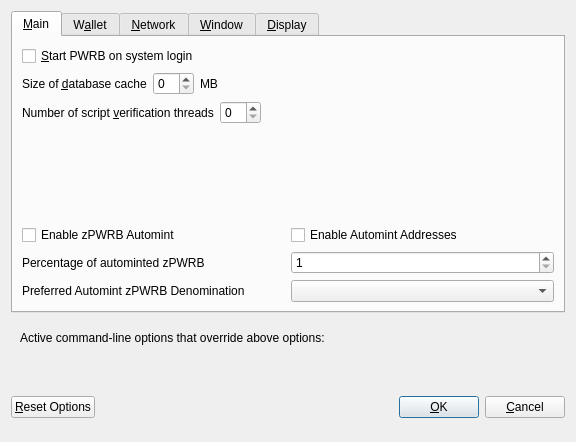
<?xml version="1.0" encoding="UTF-8"?>
<ui version="4.0">
 <class>OptionsDialog</class>
 <widget class="QDialog" name="OptionsDialog">
  <property name="geometry">
   <rect>
    <x>0</x>
    <y>0</y>
    <width>576</width>
    <height>442</height>
   </rect>
  </property>
  <property name="windowTitle">
   <string>Options</string>
  </property>
  <property name="modal">
   <bool>true</bool>
  </property>
  <layout class="QVBoxLayout" name="verticalLayout">
   <item>
    <widget class="QTabWidget" name="tabWidget">
     <property name="currentIndex">
      <number>0</number>
     </property>
     <widget class="QWidget" name="tabMain">
      <attribute name="title">
       <string>&amp;Main</string>
      </attribute>
      <layout class="QVBoxLayout" name="verticalLayout_Main">
       <item>
        <widget class="QCheckBox" name="bitcoinAtStartup">
         <property name="toolTip">
          <string>Automatically start PWRB after logging in to the system.</string>
         </property>
         <property name="text">
          <string>&amp;Start PWRB on system login</string>
         </property>
        </widget>
       </item>
       <item>
        <layout class="QHBoxLayout" name="horizontalLayout_2_Main">
         <item>
          <widget class="QLabel" name="databaseCacheLabel">
           <property name="text">
            <string>Size of &amp;database cache</string>
           </property>
           <property name="textFormat">
            <enum>Qt::PlainText</enum>
           </property>
           <property name="buddy">
            <cstring>databaseCache</cstring>
           </property>
          </widget>
         </item>
         <item>
          <widget class="QSpinBox" name="databaseCache"/>
         </item>
         <item>
          <widget class="QLabel" name="databaseCacheUnitLabel">
           <property name="text">
            <string>MB</string>
           </property>
           <property name="textFormat">
            <enum>Qt::PlainText</enum>
           </property>
          </widget>
         </item>
         <item>
          <spacer name="horizontalSpacer_2_Main">
           <property name="orientation">
            <enum>Qt::Horizontal</enum>
           </property>
           <property name="sizeHint" stdset="0">
            <size>
             <width>40</width>
             <height>20</height>
            </size>
           </property>
          </spacer>
         </item>
        </layout>
       </item>
       <item>
        <layout class="QHBoxLayout" name="horizontalLayout_3_Main">
         <item>
          <widget class="QLabel" name="threadsScriptVerifLabel">
           <property name="text">
            <string>Number of script &amp;verification threads</string>
           </property>
           <property name="textFormat">
            <enum>Qt::PlainText</enum>
           </property>
           <property name="buddy">
            <cstring>threadsScriptVerif</cstring>
           </property>
          </widget>
         </item>
         <item>
          <widget class="QSpinBox" name="threadsScriptVerif">
           <property name="toolTip">
            <string>(0 = auto, &lt;0 = leave that many cores free)</string>
           </property>
          </widget>
         </item>
         <item>
          <spacer name="horizontalSpacer_3_Main">
           <property name="orientation">
            <enum>Qt::Horizontal</enum>
           </property>
           <property name="sizeHint" stdset="0">
            <size>
             <width>40</width>
             <height>20</height>
            </size>
           </property>
          </spacer>
         </item>
        </layout>
       </item>
       <item>
        <spacer name="verticalSpacer_2">
         <property name="orientation">
          <enum>Qt::Vertical</enum>
         </property>
         <property name="sizeHint" stdset="0">
          <size>
           <width>20</width>
           <height>40</height>
          </size>
         </property>
        </spacer>
       </item>
       <item>
        <widget class="QWidget" name="verticalZpwrbOptionsWidget" native="true">
         <layout class="QVBoxLayout" name="verticalZpwrbOptionsLayout">
          <property name="margin">
           <number>0</number>
          </property>
          <item>
           <layout class="QHBoxLayout" name="horizontalAutomintingLayout">
            <item>
             <widget class="QCheckBox" name="checkBoxZeromintEnable">
              <property name="toolTip">
               <string>Enable automatic minting of PWRB units to zPWRB</string>
              </property>
              <property name="layoutDirection">
               <enum>Qt::LeftToRight</enum>
              </property>
              <property name="text">
               <string>Enable zPWRB Automint</string>
              </property>
             </widget>
            </item>
            <item>
             <widget class="QCheckBox" name="checkBoxZeromintAddresses">
              <property name="toolTip">
               <string>Enable automatic zPWRB minting from specific addresses</string>
              </property>
              <property name="layoutDirection">
               <enum>Qt::LeftToRight</enum>
              </property>
              <property name="text">
               <string>Enable Automint Addresses</string>
              </property>
             </widget>
            </item>
           </layout>
          </item>
          <item>
           <layout class="QHBoxLayout" name="horizontalZmintPercentageLayout">
            <item>
             <widget class="QLabel" name="percentage_label">
              <property name="toolTip">
               <string>Percentage of incoming PWRB which get automatically converted to zPWRB via Zerocoin Protocol (min: 10%)</string>
              </property>
              <property name="text">
               <string>Percentage of autominted zPWRB</string>
              </property>
             </widget>
            </item>
            <item>
             <widget class="QSpinBox" name="zeromintPercentage">
              <property name="minimum">
               <number>1</number>
              </property>
              <property name="maximum">
               <number>100</number>
              </property>
             </widget>
            </item>
           </layout>
          </item>
          <item>
           <layout class="QHBoxLayout" name="horizontalLayout" stretch="0,0">
            <property name="sizeConstraint">
             <enum>QLayout::SetFixedSize</enum>
            </property>
            <item>
             <widget class="QLabel" name="labelPreferredDenom">
              <property name="maximumSize">
               <size>
                <width>16777215</width>
                <height>16777215</height>
               </size>
              </property>
              <property name="toolTip">
               <string>Wait with automatic conversion to Zerocoin until enough PWRB for this denomination is available</string>
              </property>
              <property name="text">
               <string>Preferred Automint zPWRB Denomination</string>
              </property>
             </widget>
            </item>
            <item>
             <widget class="QComboBox" name="preferredDenom">
              <property name="maximumSize">
               <size>
                <width>16777215</width>
                <height>27</height>
               </size>
              </property>
              <property name="toolTip">
               <string>Wait with automatic conversion to Zerocoin until enough PWRB for this denomination is available</string>
              </property>
              <property name="maxVisibleItems">
               <number>9</number>
              </property>
              <property name="maxCount">
               <number>9</number>
              </property>
             </widget>
            </item>
           </layout>
          </item>
         </layout>
        </widget>
       </item>
      </layout>
     </widget>
     <widget class="QWidget" name="tabWallet">
      <attribute name="title">
       <string>W&amp;allet</string>
      </attribute>
      <layout class="QVBoxLayout" name="verticalLayout_Wallet">
       <item>
        <layout class="QHBoxLayout" name="horizontalLayout_2_Wallet">
         <item>
          <widget class="QLabel" name="labelStakeSplitThresholdText">
           <property name="text">
            <string>Stake split threshold:</string>
           </property>
          </widget>
         </item>
         <item>
          <widget class="QSpinBox" name="spinBoxStakeSplitThreshold">
           <property name="minimum">
            <number>1</number>
           </property>
           <property name="maximum">
            <number>999999</number>
           </property>
          </widget>
         </item>
        </layout>
       </item>
       <item>
        <widget class="QGroupBox" name="groupBox">
         <property name="title">
          <string>Expert</string>
         </property>
         <layout class="QVBoxLayout" name="verticalLayout_2">
          <item>
           <widget class="QCheckBox" name="coinControlFeatures">
            <property name="toolTip">
             <string>Whether to show coin control features or not.</string>
            </property>
            <property name="text">
             <string>Enable coin &amp;control features</string>
            </property>
           </widget>
          </item>
          <item>
           <widget class="QCheckBox" name="showMasternodesTab">
            <property name="toolTip">
             <string>Show additional tab listing all your masternodes in first sub-tab&lt;br/&gt;and all masternodes on the network in second sub-tab.</string>
            </property>
            <property name="text">
             <string>Show Masternodes Tab</string>
            </property>
           </widget>
          </item>
          <item>
           <widget class="QCheckBox" name="spendZeroConfChange">
            <property name="toolTip">
             <string>If you disable the spending of unconfirmed change, the change from a transaction&lt;br/&gt;cannot be used until that transaction has at least one confirmation.&lt;br/&gt;This also affects how your balance is computed.</string>
            </property>
            <property name="text">
             <string>&amp;Spend unconfirmed change</string>
            </property>
           </widget>
          </item>
         </layout>
        </widget>
       </item>
       <item>
        <spacer name="verticalSpacer_Wallet">
         <property name="orientation">
          <enum>Qt::Vertical</enum>
         </property>
         <property name="sizeHint" stdset="0">
          <size>
           <width>20</width>
           <height>40</height>
          </size>
         </property>
        </spacer>
       </item>
      </layout>
     </widget>
     <widget class="QWidget" name="tabNetwork">
      <attribute name="title">
       <string>&amp;Network</string>
      </attribute>
      <layout class="QVBoxLayout" name="verticalLayout_Network">
       <item>
        <widget class="QCheckBox" name="mapPortUpnp">
         <property name="toolTip">
          <string>Automatically open the PWRB client port on the router. This only works when your router supports UPnP and it is enabled.</string>
         </property>
         <property name="text">
          <string>Map port using &amp;UPnP</string>
         </property>
        </widget>
       </item>
       <item>
        <widget class="QCheckBox" name="allowIncoming">
         <property name="toolTip">
          <string>Accept connections from outside</string>
         </property>
         <property name="text">
          <string>Allow incoming connections</string>
         </property>
        </widget>
       </item>
       <item>
        <widget class="QCheckBox" name="connectSocks">
         <property name="toolTip">
          <string>Connect to the PWRB network through a SOCKS5 proxy.</string>
         </property>
         <property name="text">
          <string>&amp;Connect through SOCKS5 proxy (default proxy):</string>
         </property>
        </widget>
       </item>
       <item>
        <layout class="QHBoxLayout" name="horizontalLayout_1_Network">
         <item>
          <widget class="QLabel" name="proxyIpLabel">
           <property name="text">
            <string>Proxy &amp;IP:</string>
           </property>
           <property name="textFormat">
            <enum>Qt::PlainText</enum>
           </property>
           <property name="buddy">
            <cstring>proxyIp</cstring>
           </property>
          </widget>
         </item>
         <item>
          <widget class="QValidatedLineEdit" name="proxyIp">
           <property name="minimumSize">
            <size>
             <width>140</width>
             <height>0</height>
            </size>
           </property>
           <property name="maximumSize">
            <size>
             <width>140</width>
             <height>16777215</height>
            </size>
           </property>
           <property name="toolTip">
            <string>IP address of the proxy (e.g. IPv4: 127.0.0.1 / IPv6: ::1)</string>
           </property>
          </widget>
         </item>
         <item>
          <widget class="QLabel" name="proxyPortLabel">
           <property name="text">
            <string>&amp;Port:</string>
           </property>
           <property name="textFormat">
            <enum>Qt::PlainText</enum>
           </property>
           <property name="buddy">
            <cstring>proxyPort</cstring>
           </property>
          </widget>
         </item>
         <item>
          <widget class="QLineEdit" name="proxyPort">
           <property name="minimumSize">
            <size>
             <width>55</width>
             <height>0</height>
            </size>
           </property>
           <property name="maximumSize">
            <size>
             <width>55</width>
             <height>16777215</height>
            </size>
           </property>
           <property name="toolTip">
            <string>Port of the proxy (e.g. 9050)</string>
           </property>
          </widget>
         </item>
         <item>
          <spacer name="horizontalSpacer_1_Network">
           <property name="orientation">
            <enum>Qt::Horizontal</enum>
           </property>
           <property name="sizeHint" stdset="0">
            <size>
             <width>40</width>
             <height>20</height>
            </size>
           </property>
          </spacer>
         </item>
        </layout>
       </item>
       <item>
        <spacer name="verticalSpacer_Network">
         <property name="orientation">
          <enum>Qt::Vertical</enum>
         </property>
         <property name="sizeHint" stdset="0">
          <size>
           <width>20</width>
           <height>40</height>
          </size>
         </property>
        </spacer>
       </item>
      </layout>
     </widget>
     <widget class="QWidget" name="tabWindow">
      <attribute name="title">
       <string>&amp;Window</string>
      </attribute>
      <layout class="QVBoxLayout" name="verticalLayout_Window">
       <item>
        <widget class="QCheckBox" name="minimizeToTray">
         <property name="toolTip">
          <string>Show only a tray icon after minimizing the window.</string>
         </property>
         <property name="text">
          <string>&amp;Minimize to the tray instead of the taskbar</string>
         </property>
        </widget>
       </item>
       <item>
        <widget class="QCheckBox" name="minimizeOnClose">
         <property name="toolTip">
          <string>Minimize instead of exit the application when the window is closed. When this option is enabled, the application will be closed only after selecting Quit in the menu.</string>
         </property>
         <property name="text">
          <string>M&amp;inimize on close</string>
         </property>
        </widget>
       </item>
       <item>
        <spacer name="verticalSpacer_Window">
         <property name="orientation">
          <enum>Qt::Vertical</enum>
         </property>
         <property name="sizeHint" stdset="0">
          <size>
           <width>20</width>
           <height>40</height>
          </size>
         </property>
        </spacer>
       </item>
      </layout>
     </widget>
     <widget class="QWidget" name="tabDisplay">
      <attribute name="title">
       <string>&amp;Display</string>
      </attribute>
      <layout class="QVBoxLayout" name="verticalLayout_Display">
       <item>
        <layout class="QHBoxLayout" name="horizontalLayout_1_Display">
         <item>
          <widget class="QLabel" name="langLabel">
           <property name="text">
            <string>User Interface &amp;language:</string>
           </property>
           <property name="textFormat">
            <enum>Qt::PlainText</enum>
           </property>
           <property name="buddy">
            <cstring>lang</cstring>
           </property>
          </widget>
         </item>
         <item>
          <widget class="QValueComboBox" name="lang">
           <property name="toolTip">
            <string>The user interface language can be set here. This setting will take effect after restarting PWRB.</string>
           </property>
          </widget>
         </item>
        </layout>
       </item>
       <item>
        <widget class="QLabel" name="label_3">
         <property name="toolTip">
          <string notr="true"/>
         </property>
         <property name="statusTip">
          <string notr="true"/>
         </property>
         <property name="whatsThis">
          <string notr="true"/>
         </property>
         <property name="accessibleName">
          <string notr="true"/>
         </property>
         <property name="text">
          <string>Language missing or translation incomplete? Help contributing translations here:
https://www.transifex.com/PWRB-Project/PWRB-Project-translations</string>
         </property>
         <property name="wordWrap">
          <bool>true</bool>
         </property>
         <property name="openExternalLinks">
          <bool>true</bool>
         </property>
         <property name="textInteractionFlags">
          <set>Qt::TextBrowserInteraction</set>
         </property>
        </widget>
       </item>
       <item>
        <layout class="QHBoxLayout" name="horizontalLayout_2_Display" stretch="0,0">
         <item>
          <widget class="QLabel" name="themeLabel">
           <property name="text">
            <string>User Interface Theme:</string>
           </property>
          </widget>
         </item>
         <item>
          <widget class="QValueComboBox" name="theme"/>
         </item>
        </layout>
       </item>
       <item>
        <widget class="QWidget" name="verticalZpwrbDisplayWidget" native="true">
         <layout class="QVBoxLayout" name="verticalZpwrbDisplayLayout">
          <property name="margin">
           <number>0</number>
          </property>
          <item>
           <widget class="Line" name="line">
            <property name="orientation">
             <enum>Qt::Horizontal</enum>
            </property>
           </widget>
          </item>
          <item>
           <layout class="QHBoxLayout" name="horizontalLayout_3_Display">
            <item>
             <widget class="QLabel" name="unitLabel">
              <property name="text">
               <string>Unit to show amounts in:</string>
              </property>
              <property name="textFormat">
               <enum>Qt::PlainText</enum>
              </property>
             </widget>
            </item>
            <item>
             <widget class="QValueComboBox" name="unit">
              <property name="toolTip">
               <string>Choose the default subdivision unit to show in the interface and when sending coins.</string>
              </property>
             </widget>
            </item>
           </layout>
          </item>
          <item>
           <layout class="QHBoxLayout" name="horizontalLayout_4_Display">
            <item>
             <widget class="QLabel" name="digitsLabel">
              <property name="text">
               <string>Decimal digits</string>
              </property>
             </widget>
            </item>
            <item>
             <widget class="QValueComboBox" name="digits"/>
            </item>
           </layout>
          </item>
          <item>
           <layout class="QHBoxLayout" name="horizontalLayout_5_Display">
            <item>
             <widget class="QCheckBox" name="checkBoxHideZeroBalances">
              <property name="toolTip">
               <string>Hide empty balances</string>
              </property>
              <property name="layoutDirection">
               <enum>Qt::LeftToRight</enum>
              </property>
              <property name="text">
               <string>Hide empty balances</string>
              </property>
             </widget>
            </item>
            <item>
             <widget class="QCheckBox" name="checkBoxHideOrphans">
              <property name="toolTip">
               <string>Hide orphan stakes in transaction lists</string>
              </property>
              <property name="text">
               <string>Hide orphan stakes</string>
              </property>
             </widget>
            </item>
            <item>
             <spacer name="horizontalSpacer">
              <property name="orientation">
               <enum>Qt::Horizontal</enum>
              </property>
              <property name="sizeHint" stdset="0">
               <size>
                <width>40</width>
                <height>20</height>
               </size>
              </property>
             </spacer>
            </item>
           </layout>
          </item>
          <item>
           <layout class="QHBoxLayout" name="horizontalLayout_6_Display">
            <item>
             <widget class="QLabel" name="thirdPartyTxUrlsLabel">
              <property name="toolTip">
               <string>Third party URLs (e.g. a block explorer) that appear in the transactions tab as context menu items. %s in the URL is replaced by transaction hash. Multiple URLs are separated by vertical bar |.</string>
              </property>
              <property name="text">
               <string>Third party transaction URLs</string>
              </property>
             </widget>
            </item>
            <item>
             <widget class="QLineEdit" name="thirdPartyTxUrls">
              <property name="toolTip">
               <string>Third party URLs (e.g. a block explorer) that appear in the transactions tab as context menu items. %s in the URL is replaced by transaction hash. Multiple URLs are separated by vertical bar |.</string>
              </property>
             </widget>
            </item>
           </layout>
          </item>
         </layout>
        </widget>
       </item>
       <item>
        <spacer name="verticalSpacer">
         <property name="orientation">
          <enum>Qt::Vertical</enum>
         </property>
         <property name="sizeHint" stdset="0">
          <size>
           <width>20</width>
           <height>40</height>
          </size>
         </property>
        </spacer>
       </item>
      </layout>
     </widget>
    </widget>
   </item>
   <item>
    <widget class="QFrame" name="frame">
     <layout class="QVBoxLayout" name="verticalLayout_Bottom">
      <item>
       <layout class="QHBoxLayout" name="horizontalLayout_Bottom">
        <item>
         <widget class="QLabel" name="overriddenByCommandLineInfoLabel">
          <property name="text">
           <string>Active command-line options that override above options:</string>
          </property>
          <property name="textFormat">
           <enum>Qt::PlainText</enum>
          </property>
         </widget>
        </item>
        <item>
         <spacer name="horizontalSpacer_Bottom">
          <property name="orientation">
           <enum>Qt::Horizontal</enum>
          </property>
          <property name="sizeHint" stdset="0">
           <size>
            <width>40</width>
            <height>20</height>
           </size>
          </property>
         </spacer>
        </item>
       </layout>
      </item>
      <item>
       <widget class="QLabel" name="overriddenByCommandLineLabel">
        <property name="text">
         <string/>
        </property>
        <property name="textFormat">
         <enum>Qt::PlainText</enum>
        </property>
        <property name="wordWrap">
         <bool>true</bool>
        </property>
       </widget>
      </item>
     </layout>
    </widget>
   </item>
   <item>
    <layout class="QHBoxLayout" name="horizontalLayout_Buttons">
     <item>
      <widget class="QPushButton" name="resetButton">
       <property name="toolTip">
        <string>Reset all client options to default.</string>
       </property>
       <property name="text">
        <string>&amp;Reset Options</string>
       </property>
       <property name="autoDefault">
        <bool>false</bool>
       </property>
      </widget>
     </item>
     <item>
      <spacer name="horizontalSpacer_1">
       <property name="orientation">
        <enum>Qt::Horizontal</enum>
       </property>
       <property name="sizeHint" stdset="0">
        <size>
         <width>40</width>
         <height>48</height>
        </size>
       </property>
      </spacer>
     </item>
     <item>
      <widget class="QLabel" name="statusLabel">
       <property name="minimumSize">
        <size>
         <width>200</width>
         <height>0</height>
        </size>
       </property>
       <property name="font">
        <font>
         <weight>75</weight>
         <bold>true</bold>
        </font>
       </property>
       <property name="text">
        <string/>
       </property>
       <property name="textFormat">
        <enum>Qt::PlainText</enum>
       </property>
       <property name="wordWrap">
        <bool>true</bool>
       </property>
      </widget>
     </item>
     <item>
      <spacer name="horizontalSpacer_2">
       <property name="orientation">
        <enum>Qt::Horizontal</enum>
       </property>
       <property name="sizeHint" stdset="0">
        <size>
         <width>40</width>
         <height>48</height>
        </size>
       </property>
      </spacer>
     </item>
     <item>
      <widget class="QPushButton" name="okButton">
       <property name="text">
        <string>&amp;OK</string>
       </property>
       <property name="autoDefault">
        <bool>false</bool>
       </property>
       <property name="default">
        <bool>true</bool>
       </property>
      </widget>
     </item>
     <item>
      <widget class="QPushButton" name="cancelButton">
       <property name="text">
        <string>&amp;Cancel</string>
       </property>
       <property name="autoDefault">
        <bool>false</bool>
       </property>
      </widget>
     </item>
    </layout>
   </item>
  </layout>
 </widget>
 <customwidgets>
  <customwidget>
   <class>QValidatedLineEdit</class>
   <extends>QLineEdit</extends>
   <header>qvalidatedlineedit.h</header>
  </customwidget>
  <customwidget>
   <class>QValueComboBox</class>
   <extends>QComboBox</extends>
   <header>qvaluecombobox.h</header>
  </customwidget>
 </customwidgets>
 <resources/>
 <connections/>
</ui>
